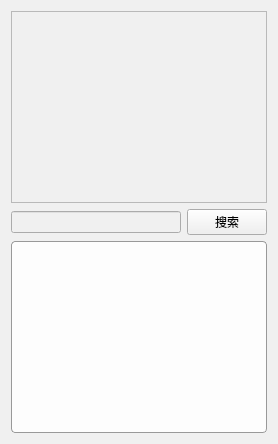
<?xml version="1.0" encoding="UTF-8"?>
<ui version="4.0">
 <class>KnowledgeBase</class>
 <widget class="QWidget" name="KnowledgeBase">
  <property name="styleSheet">
   <string notr="true">QWidget {
    background-image: url(:/ui/images/background.png);
    background-position: center;
    background-repeat: no-repeat;
    background-attachment: fixed;
    background-color: #f0f0f0;
}
QTextEdit, QPlainTextEdit {
    background-color: rgba(255, 255, 255, 220);
    border: 1px solid #999;
    border-radius: 4px;
    padding: 4px;
}
QLabel {
    color: #333333;
}</string>
  </property>
  <layout class="QVBoxLayout" name="verticalLayout">
   <item>
    <widget class="QListWidget" name="documentList"/>
   </item>
   <item>
    <layout class="QHBoxLayout" name="horizontalLayout">
     <item>
      <widget class="QLineEdit" name="searchInput"/>
     </item>
     <item>
      <widget class="QPushButton" name="searchButton">
       <property name="text">
        <string>搜索</string>
       </property>
      </widget>
     </item>
    </layout>
   </item>
   <item>
    <widget class="QTextEdit" name="contentView"/>
   </item>
  </layout>
 </widget>
 <resources/>
 <connections/>
</ui>
